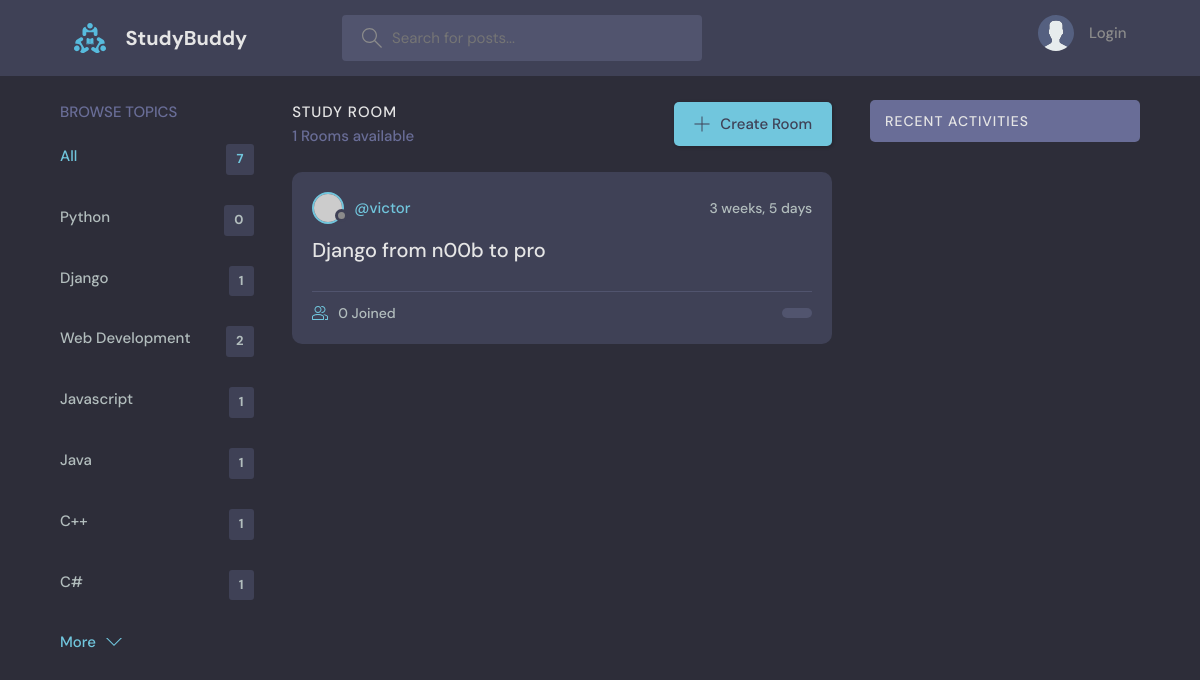
Screenshot of /?q=Django with the database file from the repository.
### base/models.py (models this page shows, shortened)
class Topic(models.Model):
    name = models.CharField(max_length=200)

class Room(models.Model):
    host = models.ForeignKey(User, on_delete=models.SET_NULL, null=True)
    topic = models.ForeignKey(Topic, on_delete=models.SET_NULL, null=True)
    name = models.CharField(max_length=200)
    description = models.TextField(null=True, blank=True)
    participants = models.ManyToManyField(User, related_name='participants', blank=True)
    updated = models.DateTimeField(auto_now = True)
    created = models.DateTimeField(auto_now_add=True)
    class Meta:
        ordering = ['-updated', 'created']

### base/views.py (the view)
# urls.py: path('', views.home, name="home"),
def home(request):
    q = request.GET.get('q') if request.GET.get('q') != None else ''
    rooms = Room.objects.filter(
        Q(topic__name__icontains=q) |
        Q(name__icontains=q) |
        Q(description__icontains=q)
        )
    topics = Topic.objects.all()
    room_count = rooms.count()
    room_messages = Message.objects.filter(Q(room__topic__name__icontains=q))
    context = {'rooms': rooms, 'topics': topics, 'room_count': room_count, 'room_messages': room_messages}
    return render(request, 'base/home.html', context)

### base/templates/base/home.html (shortened to what this page needs)
{% extends 'main.html' %}
{% block content %}
<main class="layout layout--3">
  <div class="container">
    {% include 'base/topics_component.html' %}
    <div class="roomList">
      <div class="roomList__header">
        <div>
          <h2>Study Room</h2>
          <p>{{room_count}} Rooms available</p>
        </div>
        <a class="btn btn--main" href="{% url 'create-room' %}">
          <svg version="1.1" xmlns="http://www.w3.org/2000/svg" width="32" height="32" viewBox="0 0 32 32">
            <title>add</title>
            <path
              d="M16.943 0.943h-1.885v14.115h-14.115v1.885h14.115v14.115h1.885v-14.115h14.115v-1.885h-14.115v-14.115z"
            ></path>
          </svg>
          Create Room
        </a>
      </div>
    {% include 'base/feed_component.html' %}
  </div>
  {% include 'base/activity_component.html' %}
</main>
{% endblock %}

### base/templates/base/topics_component.html
<div class="topics">
    <div class="topics__header">
      <h2>Browse Topics</h2>
    </div>
    <ul class="topics__list">
      <li>
        <a href="{% url 'home' %}" class="active">All <span>{{topics.count}}</span></a>
      </li>
      {% for topic in topics %}
      <li>
        <a href="{% url 'home' %}?q={{topic.name}}">{{topic.name}} <span>{{topic.room_set.all.count}}</span></a>
      </li>
      {% endfor %}
    </ul>
    <a class="btn btn--link" href="topics.html">
      More
      <svg version="1.1" xmlns="http://www.w3.org/2000/svg" width="32" height="32" viewBox="0 0 32 32">
        <title>chevron-down</title>
        <path d="M16 21l-13-13h-3l16 16 16-16h-3l-13 13z"></path>
      </svg>
    </a>
  </div>

### base/templates/base/feed_component.html (shortened to what this page needs)
{% for room in rooms %}
<div class="roomListRoom">
    <div class="roomListRoom__header">
      <a href="{% url 'user-profile' room.host_id%}" class="roomListRoom__author">
        <div class="avatar avatar--small">
          <img src="https://randomuser.me/api/portraits/women/11.jpg" />
        </div>
        <span>@{{room.host.username}}</span>
      </a>
      <div class="roomListRoom__actions">
        <span>{{room.updated|timesince}}</span>
      </div>
    </div>
    <div class="roomListRoom__content">
      <a href="{% url 'room' room.id %}">{{room.name}}</a>
    </div>
    <div class="roomListRoom__meta">
      <a href="{% url 'room' room.id %}" class="roomListRoom__joined">
        {{room.participants.count}} Joined
      </a>
      <p class="roomListRoom__topic">{{Room.topic.name}}</p>
    </div>
</div>
{% endfor %}

### static/styles/style.css (style rules this page uses)
:root { --color-main: #71c6dd; --color-main-light: #e1f6fb; --color-dark: #3f4156; --color-dark-medium: #51546e; --color-dark-light: #696d97; --color-light: #e5e5e5; --color-gray: #8b8b8b; --color-light-gray: #b2bdbd; --color-bg: #2d2d39; --color-success: #5dd693; --color-error: #fc4b0b; }
* { font-family: "DM Sans", -apple-system, BlinkMacSystemFont, "Segoe UI", Roboto, Oxygen, Ubuntu, Cantarell, "Open Sans", "Helvetica Neue", sans-serif; margin: 0; padding: 0; box-sizing: border-box; text-rendering: optimizeLegibility; font-size: inherit; }
html { font-size: 56.25%; }
@media only screen and (min-width: 1200px) { html { font-size: 62.5%; } }
body { line-height: 1.6; font-weight: 400; font-size: 1.5rem; color: var(--color-light-gray); background-color: var(--color-bg); min-height: 100vh; }
img { width: 100%; }
a { display: inline-block; color: var(--color-main); text-decoration: none; }
.container { max-width: 120rem; width: 90%; margin: auto; }
.btn { background-color: transparent; border: none; display: inline-flex; align-items: center; gap: 1rem; cursor: pointer; transition: all ease-in-out 0.3s; padding: 1rem 2rem; border-radius: 5px; box-shadow: 1px 1px 3px 1px rgba(0, 0, 0, 0.15); font-weight: 500; }
.btn--link { border-radius: 0; padding: 0; color: var(--color-main); box-shadow: none; }
.btn--main { background-color: var(--color-main); color: var(--color-dark); }
.btn > svg { fill: currentColor; width: 1.6rem; height: 1.6rem; }
.avatar { position: relative; display: inline-block; border-radius: 50%; border: 2px solid var(--color-main); }
.avatar img { display: block; border-radius: 50%; object-fit: cover; object-position: center; }
.avatar::after { content: ""; display: block; position: absolute; background-color: var(--color-gray); z-index: 111; border-radius: 50%; border: 0.3rem solid var(--color-dark); }
.avatar.avatar--small img { width: 2.8rem; height: 2.8rem; }
.avatar.avatar--small:after { width: 0.7rem; height: 0.7rem; bottom: 0px; right: -6px; }
.layout { margin-top: 2.4rem; }
.layout > .container { display: flex; justify-content: space-between; align-items: flex-start; }
.layout--3 > .container > div:first-child { flex-basis: 18%; max-width: 22.5rem; }
.layout--3 > .container > div:nth-child(2) { flex-basis: 50%; }
.topics__header { margin-bottom: 2rem; }
.topics__header h2 { text-transform: uppercase; font-weight: 500; color: var(--color-dark-light); }
.topics__list { list-style: none; }
.topics__list li a { display: flex; justify-content: space-between; margin-bottom: 3rem; font-weight: 500; color: var(--color-light-gray); transition: all 0.3s ease-in-out; }
.topics__list li a.active, .topics__list li a:hover { color: var(--color-main); }
.topics__list li a span { padding: 0.5rem 1rem; background-color: var(--color-dark); border-radius: 3px; font-size: 1.3rem; font-weight: 700; letter-spacing: 1px; }
.roomList__header { display: flex; justify-content: space-between; align-items: center; margin-bottom: 2.4rem; }
.roomList__header h2 { text-transform: uppercase; font-weight: 500; color: var(--color-light); letter-spacing: 1px; }
.roomList__header p { font-weight: 500; color: var(--color-dark-light); }
.roomListRoom { margin-bottom: 2.4rem; background-color: var(--color-dark); border-radius: 1rem; padding: 2rem; }
.roomListRoom__header { display: flex; justify-content: space-between; align-items: center; }
.roomListRoom__author { font-weight: 500; display: flex; align-items: center; gap: 1rem; }
.roomListRoom__actions { display: flex; align-items: flex-start; gap: 1rem; position: relative; }
.roomListRoom__actions span { font-size: 1.4rem; font-weight: 500; }
.roomListRoom__content { margin: 1rem 0; }
.roomListRoom__content a { font-size: 2rem; font-weight: 500; margin-bottom: 1.5rem; color: var(--color-light); transition: all 0.3s ease-in-out; }
.roomListRoom__meta { border-top: 1px solid var(--color-dark-medium); padding-top: 1rem; display: flex; align-items: center; justify-content: space-between; }
.roomListRoom__joined { color: var(--color-light-gray); display: flex; align-items: center; gap: 1rem; font-size: 1.4rem; font-weight: 500; }
.roomListRoom__joined svg { fill: var(--color-main); width: 1.6rem; height: 1.6rem; }
.roomListRoom__topic { padding: 5px 1.5rem; background-color: var(--color-dark-medium); border-radius: 5rem; font-weight: 500; font-size: 1.3rem; }

### rows the page displays
Topic: name "Python", room_set.all.count "0"
Topic: name "Django", room_set.all.count "1"
Topic: name "Web Development", room_set.all.count "2"
Topic: name "Javascript", room_set.all.count "1"
Topic: name "Java", room_set.all.count "1"
Topic: name "C++", room_set.all.count "1"
Topic: name "C#", room_set.all.count "1"
Room: host.username "victor", updated "3 weeks, 5 days", name "Django from n00b to pro", participants.count "0"

### other values shown
{{ topics.count }} "7"
{{ room_count }} "1"
